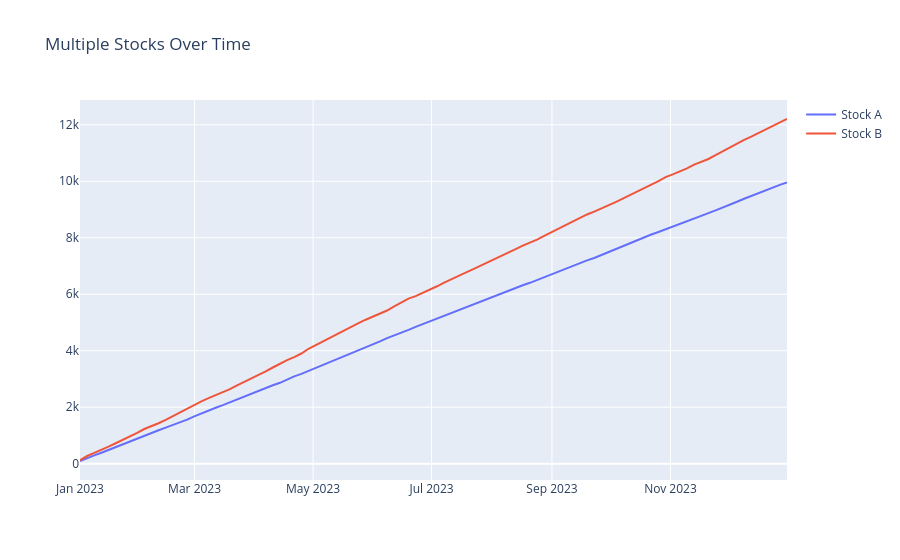
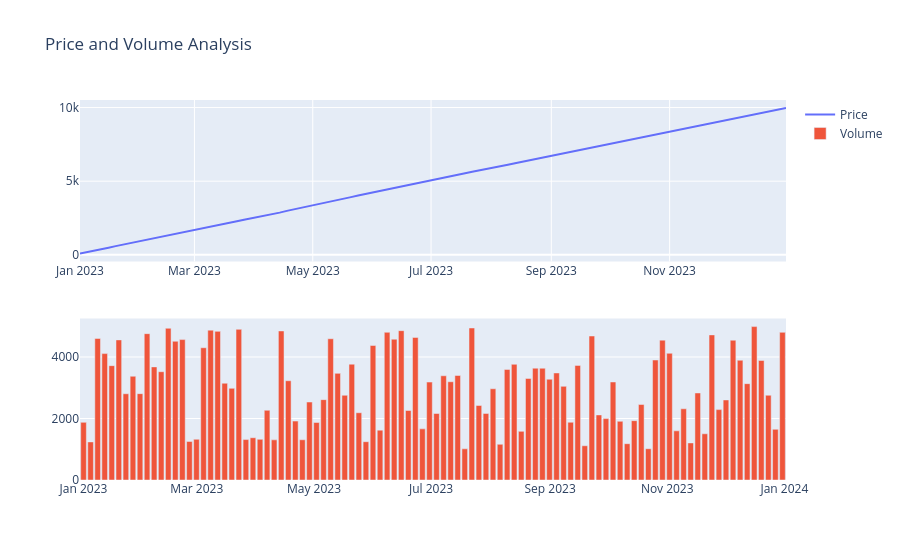
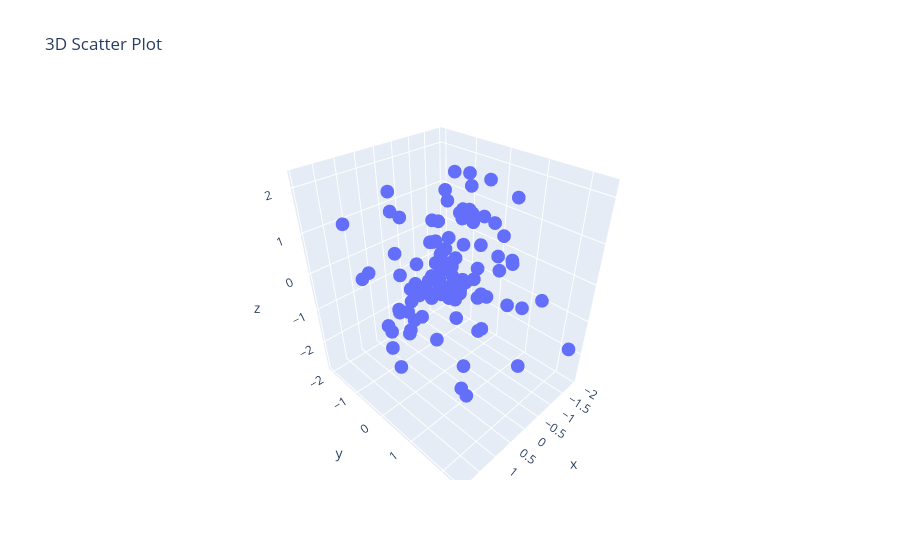

The code cell stored with these charts, in order, in its notebook:
### Markdown cell above
#### 🌟 **Exercise 9: Advanced Plotly Visualizations**

Create more complex interactive visualizations with Plotly:

- **Multiple Traces**: Create a line chart with multiple stocks on the same plot
- **Subplots**: Use `plotly.subplots` to create a 2x1 grid showing price and volume
- **3D Scatter**: Create a 3D scatter plot with synthetic data (x, y, z coordinates)
- **Customization**: Add range sliders, buttons, or dropdowns for interactivity

**💡 Hint:** Use `go.Figure()`, `add_trace()`, and `make_subplots()` from `plotly.subplots`.

### Code cell
import plotly.graph_objects as go
from plotly.subplots import make_subplots
import numpy as np

# Generate multiple stock data
dates = pd.date_range('2023-01-01', '2023-12-31', periods=100)
stock1 = np.random.normal(loc=100, scale=10, size=100).cumsum()
stock2 = np.random.normal(loc=120, scale=15, size=100).cumsum()
volume = np.random.randint(1000, 5000, size=100)

# Multiple traces on single plot
fig1 = go.Figure()
fig1.add_trace(go.Scatter(x=dates, y=stock1, name='Stock A'))
fig1.add_trace(go.Scatter(x=dates, y=stock2, name='Stock B'))
fig1.update_layout(title='Multiple Stocks Over Time')
fig1.show()

# Subplots with price and volume
fig2 = make_subplots(rows=2, cols=1)
fig2.add_trace(go.Scatter(x=dates, y=stock1, name='Price'), row=1, col=1)
fig2.add_trace(go.Bar(x=dates, y=volume, name='Volume'), row=2, col=1)
fig2.update_layout(title='Price and Volume Analysis')
fig2.show()

# 3D scatter plot
x = np.random.normal(0, 1, 100)
y = np.random.normal(0, 1, 100)
z = np.random.normal(0, 1, 100)
fig3 = go.Figure(data=[go.Scatter3d(x=x, y=y, z=z, mode='markers')])
fig3.update_layout(title='3D Scatter Plot')
fig3.show()
